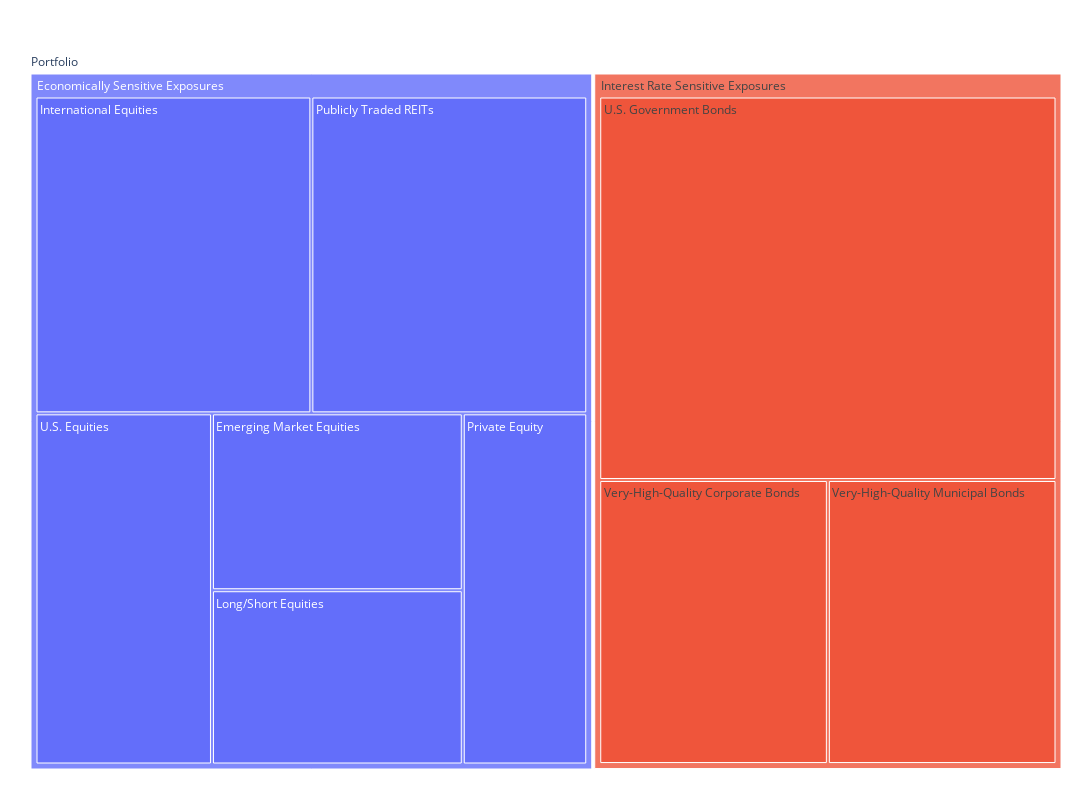

Notebook cell for this chart:
### Code cell
fig = px.treemap(df, path=[px.Constant('Portfolio'),'Class','Sub Class'], values='Value')
fig.update_layout( width = 1400, height = 800,margin = dict(t=50, l=25, r=25, b=25))
fig.show()

### Figure 1 — Plotly figure (JSON) as saved in the notebook; plotly's stock layout.template omitted (floating-point values rounded to 4 significant figures)
{"data": [{"branchvalues": "total", "domain": {"x": [0, 1], "y": [0, 1]}, "hovertemplate": "labels=%{label}<br>Value=%{value}<br>parent=%{parent}<br>id=%{id}<extra></extra>", "ids": ["Portfolio/Cash/Cash", "Portfolio/Economically Sensitive Exposures/Emerging Market Equities ", "Portfolio/Economically Sensitive Exposures/International Equities ", "Portfolio/Economically Sensitive Exposures/Long/Short Equities ", "Portfolio/Economically Sensitive Exposures/Private Equity ", "Portfolio/Economically Sensitive Exposures/Publicly Traded REITs    ", "Portfolio/Economically Sensitive Exposures/U.S. Equities ", "Portfolio/Interest Rate Sensitive Exposures/U.S. Government Bonds ", "Portfolio/Interest Rate Sensitive Exposures/Very-High-Quality Corporate Bonds ", "Portfolio/Interest Rate Sensitive Exposures/Very-High-Quality Municipal Bonds", "Portfolio/Cash", "Portfolio/Economically Sensitive Exposures", "Portfolio/Interest Rate Sensitive Exposures", "Portfolio"], "labels": ["Cash", "Emerging Market Equities ", "International Equities ", "Long/Short Equities ", "Private Equity ", "Publicly Traded REITs    ", "U.S. Equities ", "U.S. Government Bonds ", "Very-High-Quality Corporate Bonds ", "Very-High-Quality Municipal Bonds", "Cash", "Economically Sensitive Exposures", "Interest Rate Sensitive Exposures", "Portfolio"], "name": "", "parents": ["Portfolio/Cash", "Portfolio/Economically Sensitive Exposures", "Portfolio/Economically Sensitive Exposures", "Portfolio/Economically Sensitive Exposures", "Portfolio/Economically Sensitive Exposures", "Portfolio/Economically Sensitive Exposures", "Portfolio/Economically Sensitive Exposures", "Portfolio/Interest Rate Sensitive Exposures", "Portfolio/Interest Rate Sensitive Exposures", "Portfolio/Interest Rate Sensitive Exposures", "Portfolio", "Portfolio", "Portfolio", ""], "type": "treemap", "values": [1500, 340000, 670000, 335000, 335000, 670000, 475000, 1350000, 500000, 500000, 1500, 2825000, 2350000, 5176500]}], "layout": {"height": 800, "legend": {"tracegroupgap": 0}, "margin": {"b": 25, "l": 25, "r": 25, "t": 50}, "width": 1400}}
